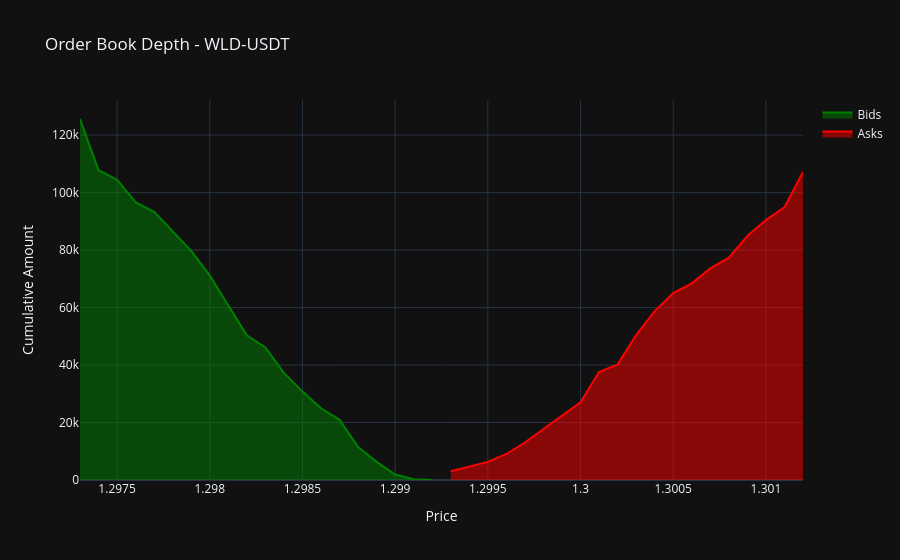

This figure's notebook cell:
### Code cell
async def get_orderbook_data():
    connector = None
    try:
        # Get Binance order book through connector
        connector = clob.get_connector("binance_perpetual")
        orderbook = await connector._orderbook_ds._order_book_snapshot(trading_pair)
        
        # Create lists to store the data
        data = []
        
        # Add bids
        for price, amount, _ in orderbook.bids[:20]:  # Note: using all 3 values
            data.append({
                'price': float(price),
                'amount': float(amount),
                'side': 'bid'
            })
            
        # Add asks
        for price, amount, _ in orderbook.asks[:20]:  # Note: using all 3 values
            data.append({
                'price': float(price),
                'amount': float(amount),
                'side': 'ask'
            })
        
        # Create DataFrame from the list of dictionaries
        orderbook_df = pd.DataFrame(data)
        
        # Calculate cumulative amounts
        orderbook_df['cumulative_amount'] = orderbook_df.groupby('side')['amount'].cumsum()
        
        return orderbook_df
        
    except Exception as e:
        print(f"Error fetching order book data: {str(e)}")
        return None
    finally:
        # Properly close the connector and session
        if connector and hasattr(connector, '_session') and not connector._session.closed:
            await connector._session.close()
        if hasattr(clob, '_session') and not clob._session.closed:
            await clob._session.close()

# Get and display the order book data
orderbook_df = await get_orderbook_data()

if orderbook_df is not None:
    print("\nOrder Book Data:")
    print(orderbook_df)
    
    # You can also create a more detailed view of market depth
    print("\nMarket Depth Analysis:")
    print("\nBids Summary:")
    bids = orderbook_df[orderbook_df['side'] == 'bid'].head()
    print(bids)
    
    print("\nAsks Summary:")
    asks = orderbook_df[orderbook_df['side'] == 'ask'].head()
    print(asks)
    
    # Calculate and print some market metrics
    best_bid = bids['price'].iloc[0]
    best_ask = asks['price'].iloc[0]
    spread = best_ask - best_bid
    spread_pct = (spread / best_bid) * 100
    
    print(f"\nMarket Metrics:")
    print(f"Best Bid: {best_bid:.8f}")
    print(f"Best Ask: {best_ask:.8f}")
    print(f"Spread: {spread:.8f} ({spread_pct:.4f}%)")
    
    # Create a visualization of the order book
    fig = go.Figure()
    
    # Add bids
    bids = orderbook_df[orderbook_df['side'] == 'bid'].sort_values('price', ascending=True)
    asks = orderbook_df[orderbook_df['side'] == 'ask'].sort_values('price', ascending=True)
    
    fig.add_trace(go.Scatter(
        x=bids['price'],
        y=bids['cumulative_amount'],
        name='Bids',
        line=dict(color='green'),
        fill='tozeroy'
    ))
    
    # Add asks
    fig.add_trace(go.Scatter(
        x=asks['price'],
        y=asks['cumulative_amount'],
        name='Asks',
        line=dict(color='red'),
        fill='tozeroy'
    ))
    
    fig.update_layout(
        title=f'Order Book Depth - {trading_pair}',
        xaxis_title='Price',
        yaxis_title='Cumulative Amount',
        showlegend=True,
        template='plotly_dark'  # Using dark theme to match your other plots
    )
    
    fig.show()

### Figure 1 — Plotly figure (JSON) as saved in the notebook; plotly's stock layout.template omitted (floating-point values rounded to 4 significant figures)
{"data": [{"fill": "tozeroy", "line": {"color": "green"}, "name": "Bids", "type": "scatter", "x": [1.297, 1.297, 1.298, 1.298, 1.298, 1.298, 1.298, 1.298, 1.298, 1.298, 1.298, 1.298, 1.298, 1.299, 1.299, 1.299, 1.299, 1.299, 1.299, 1.299], "y": [125600.0, 107800.0, 104500.0, 96610.0, 93310.0, 86680.0, 79750.0, 71110.0, 60520.0, 50350.0, 46120.0, 37280.0, 30760.0, 24960.0, 20940.0, 11470.0, 6303.0, 1910.0, 284.0, 13.0]}, {"fill": "tozeroy", "line": {"color": "red"}, "name": "Asks", "type": "scatter", "x": [1.299, 1.299, 1.3, 1.3, 1.3, 1.3, 1.3, 1.3, 1.3, 1.3, 1.3, 1.3, 1.3, 1.301, 1.301, 1.301, 1.301, 1.301, 1.301, 1.301], "y": [3049.0, 4650.0, 6304.0, 9054.0, 13040.0, 17750.0, 22340.0, 27020.0, 37580.0, 40250.0, 50400.0, 58760.0, 65040.0, 68420.0, 73620.0, 77340.0, 84890.0, 90450.0, 94920.0, 107200.0]}], "layout": {"showlegend": true, "title": {"text": "Order Book Depth - WLD-USDT"}, "xaxis": {"title": {"text": "Price"}}, "yaxis": {"title": {"text": "Cumulative Amount"}}}}
